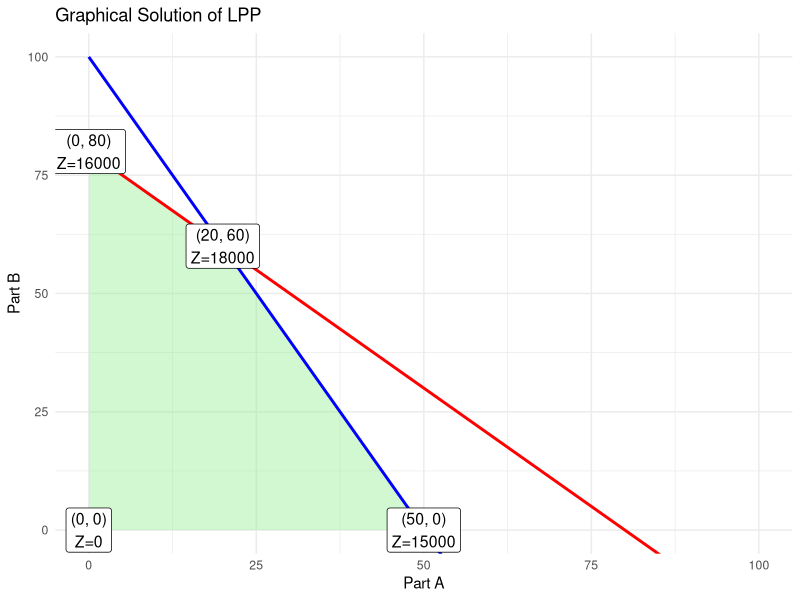
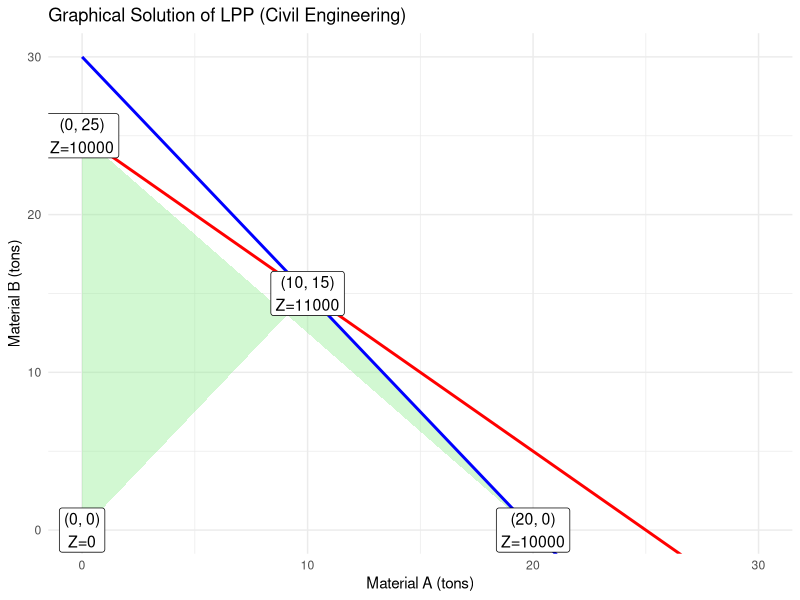
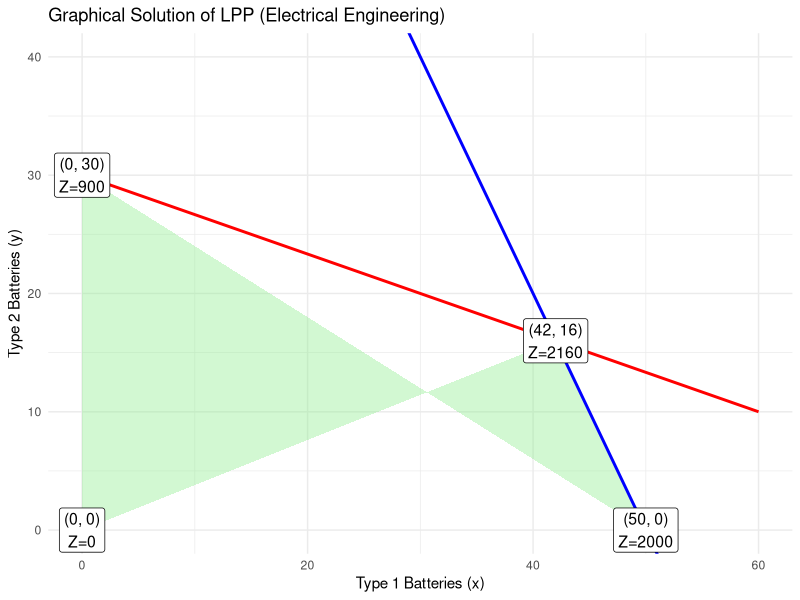

Source code (R) for these figures, in order:
# Vidisha - 22401172024
# =========================================================
# EXPERIMENT 02
# Aim: To understand how real-life engineering design problems
# can be formulated as Linear Programming Problems (LPP) and
# solve two-variable optimization problems using the graphical
# method.
# =========================================================

library(ggplot2)

# =========================================================
# Example 1: Mechanical Engineering
# A workshop manufactures two machine parts, A and B.
#
# Maximize: Z = 300x + 200y
# Subject to:
#   2x + y <= 100  (Machine hours)
#   x + y  <= 80   (Labor hours)
#   x, y >= 0
# =========================================================

cat("===== EXAMPLE 1: Mechanical Engineering (Machine Parts) =====\n")

# Define x values
x <- seq(0, 100, length.out = 400)

# Constraint equations
y1 <- 100 - 2 * x     # 2x + y = 100
y2 <- 80 - x           # x + y = 80

# Data frame for constraint lines
df <- data.frame(x, y1, y2)

# Corner Points 
feasible <- data.frame(
  x = c(0, 0, 20, 50),
  y = c(0, 80, 60, 0)
)

# Obj. Func.
# Z = 300x + 200y
feasible$Z <- 300 * feasible$x + 200 * feasible$y

cat("----------- Corner Points -----------\n")
print(feasible)

# Optimal Solution
optimal <- feasible[which.max(feasible$Z), ]

cat("\n----------- Optimal Solution -----------\n")
print(optimal)

# Labels for the graph
feasible$label <- paste0("(", feasible$x, ", ", feasible$y,
                         ")\nZ=", feasible$Z)

# Plot 
p1 <- ggplot() +
  geom_polygon(
    data = feasible,
    aes(x = x, y = y),
    fill = "lightgreen",
    alpha = 0.4
  ) +
  geom_line(
    data = df,
    aes(x = x, y = y1),
    color = "blue",
    linewidth = 1
  ) +
  geom_line(
    data = df,
    aes(x = x, y = y2),
    color = "red",
    linewidth = 1
  ) +
  geom_point(
    data = feasible,
    aes(x = x, y = y),
    size = 4
  ) +
  geom_point(
    data = optimal,
    aes(x = x, y = y),
    color = "red",
    size = 6
  ) +
  geom_label(
    data = feasible,
    aes(x = x, y = y, label = label),
    size = 4
  ) +
  labs(
    title = "Graphical Solution of LPP",
    x = "Part A",
    y = "Part B"
  ) +
  theme_minimal() +
  coord_cartesian(xlim = c(0, 100), ylim = c(0, 100))

print(p1)

cat("\nResult: The graphical method successfully determined the optimal\n")
cat("production plan. Maximum profit occurs at the intersection of constraints.\n\n")


# =========================================================
# PRACTICE QUESTIONS
# =========================================================

# ---------------------------------------------------------
# Problem 1 (Civil Engineering)
# A contractor uses two materials for road construction.
# Cost per ton: Material A = Rs.500, Material B = Rs.400
# Constraints:
#   3x + 2y <= 60
#   x + y <= 25
# Minimize cost
# ---------------------------------------------------------

cat("===== PRACTICE PROBLEM 1: Civil Engineering (Road Construction) =====\n")

x <- seq(0, 30, length.out = 400)

# Constraint lines
y1 <- (60 - 3*x)/2    # 3x + 2y = 60
y2 <- 25 - x            # x + y = 25

df <- data.frame(x, y1, y2)

# Corner points of feasible region
feasible <- data.frame(
  x = c(0, 0, 20, 10),
  y = c(0, 25, 0, 15)
)

# Objective function (Cost)
feasible$Z <- 500*feasible$x + 400*feasible$y

cat("----- Corner Points -----\n")
print(feasible)

# Optimal Solution (Minimum Cost)
optimal <- feasible[which.min(feasible$Z), ]

cat("\n----- Optimal Solution (Minimum Cost) -----\n")
print(optimal)

# Labels
feasible$label <- paste0("(", feasible$x, ", ", feasible$y, ")\nZ=", feasible$Z)

# Plot
p2 <- ggplot() +
  geom_polygon(data = feasible,
               aes(x = x, y = y),
               fill = "lightgreen",
               alpha = 0.4) +
  
  geom_line(data = df, aes(x = x, y = y1),
            color = "blue", linewidth = 1) +
  
  geom_line(data = df, aes(x = x, y = y2),
            color = "red", linewidth = 1) +
  
  geom_point(data = feasible,
             aes(x = x, y = y),
             size = 4) +
  
  geom_point(data = optimal,
             aes(x = x, y = y),
             color = "red",
             size = 6) +
  
  geom_label(data = feasible,
             aes(x = x, y = y, label = label),
             size = 4) +
  
  labs(title = "Graphical Solution of LPP (Civil Engineering)",
       x = "Material A (tons)",
       y = "Material B (tons)") +
  
  theme_minimal() +
  coord_cartesian(xlim = c(0, 30),
                  ylim = c(0, 30))

print(p2)


# ---------------------------------------------------------
# Problem 2 (Electrical Engineering)
# A company produces two types of batteries.
# Profit: Type 1 = Rs.40, Type 2 = Rs.30
# Constraints:
#   2x + y <= 100
#   x + 3y <= 90
# Maximize profit
# ---------------------------------------------------------

cat("\n\n===== PRACTICE PROBLEM 2: Electrical Engineering (Batteries) =====\n")

x <- seq(0, 60, length.out = 400)

# Constraint lines
y1 <- 100 - 2*x         # 2x + y = 100
y2 <- (90 - x)/3         # x + 3y = 90

df <- data.frame(x, y1, y2)

# Corner points
feasible <- data.frame(
  x = c(0, 0, 50, 42),
  y = c(0, 30, 0, 16)
)

# Objective function (Profit)
feasible$Z <- 40*feasible$x + 30*feasible$y

cat("----- Corner Points -----\n")
print(feasible)

# Optimal Solution (Maximum Profit)
optimal <- feasible[which.max(feasible$Z), ]

cat("\n----- Optimal Solution (Maximum Profit) -----\n")
print(optimal)

# Labels for graph
feasible$label <- paste0("(", feasible$x, ", ", feasible$y, ")\nZ=", feasible$Z)

# Plot
p3 <- ggplot() +
  geom_polygon(data = feasible,
               aes(x = x, y = y),
               fill = "lightgreen",
               alpha = 0.4) +
  
  geom_line(data = df, aes(x = x, y = y1),
            color = "blue", linewidth = 1) +
  
  geom_line(data = df, aes(x = x, y = y2),
            color = "red", linewidth = 1) +
  
  geom_point(data = feasible,
             aes(x = x, y = y),
             size = 4) +
  
  geom_point(data = optimal,
             aes(x = x, y = y),
             color = "red",
             size = 6) +
  
  geom_label(data = feasible,
             aes(x = x, y = y, label = label),
             size = 4) +
  
  labs(title = "Graphical Solution of LPP (Electrical Engineering)",
       x = "Type 1 Batteries (x)",
       y = "Type 2 Batteries (y)") +
  
  theme_minimal() +
  coord_cartesian(xlim = c(0, 60),
                  ylim = c(0, 40))

print(p3)
